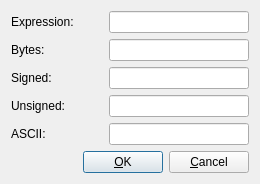
<?xml version="1.0" encoding="UTF-8"?>
<ui version="4.0">
 <class>WordEditDialog</class>
 <widget class="QDialog" name="WordEditDialog">
  <property name="geometry">
   <rect>
    <x>0</x>
    <y>0</y>
    <width>260</width>
    <height>166</height>
   </rect>
  </property>
  <property name="sizePolicy">
   <sizepolicy hsizetype="Expanding" vsizetype="Expanding">
    <horstretch>0</horstretch>
    <verstretch>0</verstretch>
   </sizepolicy>
  </property>
  <property name="windowTitle">
   <string>Edit</string>
  </property>
  <property name="windowIcon">
   <iconset resource="../../resource.qrc">
    <normaloff>:/icons/images/ui-combo-box-edit.png</normaloff>:/icons/images/ui-combo-box-edit.png</iconset>
  </property>
  <layout class="QVBoxLayout" name="verticalLayout">
   <item>
    <layout class="QGridLayout" name="gridLayout">
     <item row="0" column="0">
      <widget class="QLabel" name="label">
       <property name="text">
        <string>Expression:</string>
       </property>
      </widget>
     </item>
     <item row="2" column="1">
      <widget class="QLineEdit" name="signedLineEdit">
       <property name="enabled">
        <bool>true</bool>
       </property>
       <property name="sizePolicy">
        <sizepolicy hsizetype="Minimum" vsizetype="Preferred">
         <horstretch>0</horstretch>
         <verstretch>0</verstretch>
        </sizepolicy>
       </property>
       <property name="minimumSize">
        <size>
         <width>140</width>
         <height>0</height>
        </size>
       </property>
       <property name="font">
        <font>
         <family>Lucida Console</family>
        </font>
       </property>
       <property name="readOnly">
        <bool>false</bool>
       </property>
      </widget>
     </item>
     <item row="1" column="1">
      <widget class="QLineEdit" name="hexLineEdit">
       <property name="enabled">
        <bool>true</bool>
       </property>
       <property name="sizePolicy">
        <sizepolicy hsizetype="Minimum" vsizetype="Preferred">
         <horstretch>0</horstretch>
         <verstretch>0</verstretch>
        </sizepolicy>
       </property>
       <property name="minimumSize">
        <size>
         <width>140</width>
         <height>0</height>
        </size>
       </property>
       <property name="font">
        <font>
         <family>Lucida Console</family>
        </font>
       </property>
       <property name="readOnly">
        <bool>true</bool>
       </property>
      </widget>
     </item>
     <item row="1" column="0">
      <widget class="QLabel" name="label_2">
       <property name="text">
        <string>Bytes:</string>
       </property>
      </widget>
     </item>
     <item row="3" column="0">
      <widget class="QLabel" name="label_4">
       <property name="text">
        <string>Unsigned:</string>
       </property>
      </widget>
     </item>
     <item row="4" column="0">
      <widget class="QLabel" name="label_5">
       <property name="text">
        <string>ASCII:</string>
       </property>
      </widget>
     </item>
     <item row="2" column="0">
      <widget class="QLabel" name="label_3">
       <property name="text">
        <string>Signed:</string>
       </property>
      </widget>
     </item>
     <item row="3" column="1">
      <widget class="QLineEdit" name="unsignedLineEdit">
       <property name="enabled">
        <bool>true</bool>
       </property>
       <property name="sizePolicy">
        <sizepolicy hsizetype="Minimum" vsizetype="Preferred">
         <horstretch>0</horstretch>
         <verstretch>0</verstretch>
        </sizepolicy>
       </property>
       <property name="minimumSize">
        <size>
         <width>140</width>
         <height>0</height>
        </size>
       </property>
       <property name="font">
        <font>
         <family>Lucida Console</family>
        </font>
       </property>
       <property name="readOnly">
        <bool>false</bool>
       </property>
      </widget>
     </item>
     <item row="4" column="1">
      <widget class="QLineEdit" name="asciiLineEdit">
       <property name="enabled">
        <bool>true</bool>
       </property>
       <property name="sizePolicy">
        <sizepolicy hsizetype="Minimum" vsizetype="Preferred">
         <horstretch>0</horstretch>
         <verstretch>0</verstretch>
        </sizepolicy>
       </property>
       <property name="minimumSize">
        <size>
         <width>140</width>
         <height>0</height>
        </size>
       </property>
       <property name="font">
        <font>
         <family>Lucida Console</family>
        </font>
       </property>
       <property name="readOnly">
        <bool>true</bool>
       </property>
      </widget>
     </item>
     <item row="0" column="1">
      <widget class="QLineEdit" name="expressionLineEdit">
       <property name="sizePolicy">
        <sizepolicy hsizetype="Minimum" vsizetype="Preferred">
         <horstretch>0</horstretch>
         <verstretch>0</verstretch>
        </sizepolicy>
       </property>
       <property name="minimumSize">
        <size>
         <width>140</width>
         <height>0</height>
        </size>
       </property>
       <property name="font">
        <font>
         <family>Lucida Console</family>
        </font>
       </property>
      </widget>
     </item>
    </layout>
   </item>
   <item>
    <spacer name="verticalSpacer">
     <property name="orientation">
      <enum>Qt::Vertical</enum>
     </property>
     <property name="sizeHint" stdset="0">
      <size>
       <width>20</width>
       <height>40</height>
      </size>
     </property>
    </spacer>
   </item>
   <item>
    <layout class="QHBoxLayout" name="layoutOkCancel">
     <item>
      <spacer name="horizontalSpacer">
       <property name="orientation">
        <enum>Qt::Horizontal</enum>
       </property>
       <property name="sizeHint" stdset="0">
        <size>
         <width>40</width>
         <height>20</height>
        </size>
       </property>
      </spacer>
     </item>
     <item>
      <widget class="QPushButton" name="btnOk">
       <property name="sizePolicy">
        <sizepolicy hsizetype="Minimum" vsizetype="Preferred">
         <horstretch>0</horstretch>
         <verstretch>0</verstretch>
        </sizepolicy>
       </property>
       <property name="text">
        <string>&amp;OK</string>
       </property>
      </widget>
     </item>
     <item>
      <widget class="QPushButton" name="btnCancel">
       <property name="sizePolicy">
        <sizepolicy hsizetype="Minimum" vsizetype="Preferred">
         <horstretch>0</horstretch>
         <verstretch>0</verstretch>
        </sizepolicy>
       </property>
       <property name="text">
        <string>&amp;Cancel</string>
       </property>
      </widget>
     </item>
    </layout>
   </item>
  </layout>
 </widget>
 <tabstops>
  <tabstop>expressionLineEdit</tabstop>
 </tabstops>
 <resources>
  <include location="../../resource.qrc"/>
 </resources>
 <connections>
  <connection>
   <sender>btnOk</sender>
   <signal>clicked()</signal>
   <receiver>WordEditDialog</receiver>
   <slot>accept()</slot>
   <hints>
    <hint type="sourcelabel">
     <x>109</x>
     <y>147</y>
    </hint>
    <hint type="destinationlabel">
     <x>48</x>
     <y>136</y>
    </hint>
   </hints>
  </connection>
  <connection>
   <sender>btnCancel</sender>
   <signal>clicked()</signal>
   <receiver>WordEditDialog</receiver>
   <slot>reject()</slot>
   <hints>
    <hint type="sourcelabel">
     <x>215</x>
     <y>138</y>
    </hint>
    <hint type="destinationlabel">
     <x>260</x>
     <y>128</y>
    </hint>
   </hints>
  </connection>
 </connections>
</ui>
